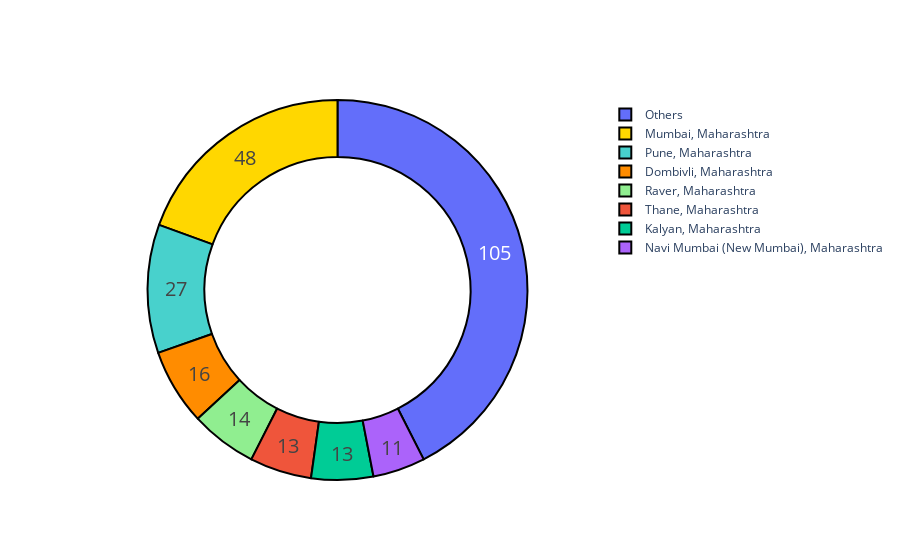

The notebook cell saved with this chart:
### Code cell
fig.show()

### Figure 1 — Plotly figure (JSON) as saved in the notebook; plotly's stock layout.template omitted (floating-point values rounded to 4 significant figures)
{"data": [{"hole": 0.7, "hoverinfo": "label+percent", "labels": ["Mumbai, Maharashtra", "Pune, Maharashtra", "Dombivli, Maharashtra", "Raver, Maharashtra", "Thane, Maharashtra", "Kalyan, Maharashtra", "Navi Mumbai (New Mumbai), Maharashtra", "Others"], "marker": {"colors": ["gold", "mediumturquoise", "darkorange", "lightgreen"], "line": {"color": "#000000", "width": 2}}, "textfont": {"size": 20}, "textinfo": "value", "type": "pie", "values": [48, 27, 16, 14, 13, 13, 11, 105]}], "layout": {}}
